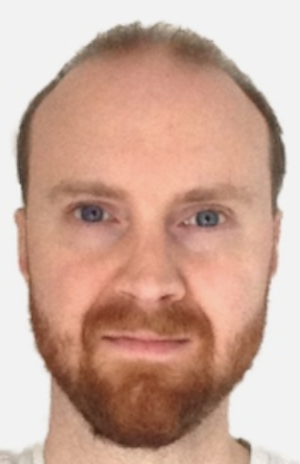
#> input picture erhjje shortlist/johan.png, 300 x 464 px
$ python bonus.py
#> lines starting #> are read from the running program, lines starting #| are printed output that depends on the picture; after the words box and inside, x2 and y2 are one past the last pixel; in counts of white or black regions, pixels touching at a corner belong together
import cv2
import turtle

def draw(image):

#> called with image = 'johan.png'
    colours = {"johan.png" : "orange",
    "marcos.png" : "blue",
    "hugo.png" : "green",
    "diego.png" : "red"}

    # Binary Image

    img = cv2.imread(image, 2)
#> img: shape (464, 300); min 32, max 244, mean 176.4
    ret, bw_img = cv2.threshold(img, 127, 255, cv2.THRESH_BINARY)
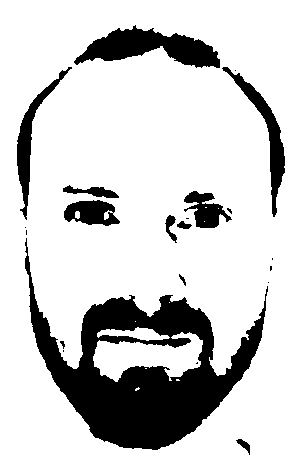
#> bw_img: shape (464, 300); 80.9% white; 22 black regions (10 under 20 px), largest, box (x1, y1, x2, y2) and area: (25, 238, 268, 450) 17730, (74, 25, 220, 68) 3167, (222, 67, 285, 217) 1643
    width = int(img.shape[1])
#> width = 300
    height = int(img.shape[0])
#> height = 464

    # Turtle Setup

    my_screen = turtle.Screen()
    my_screen.screensize(width, height)
    my_pen = turtle.Turtle()
    my_pen.color(colours[image])
    my_screen.tracer(0)

    # Printing Loop

    for i in range(int(height/2), int(height/-2),  -1):
        my_pen.penup()
        my_pen.goto(-(width / 2), i)

        for l in range(-int(width/2), int(width/2), 1):
            pix_width = int(l + (width/2))
            pix_height = int(height/2 - i)
            if bw_img[pix_height, pix_width] == 0:
                my_pen.pendown()
                my_pen.forward(1)
            else:
                my_pen.penup()
                my_pen.forward(1)
        my_screen.update()

    my_pen.hideturtle()
    my_pen.clear()


draw("johan.png")
#> (the call stopped at in draw, `my_screen = turtle.Screen()`: turtle is not available in this run)
draw("marcos.png")
#> call 2 of draw, with image = 'marcos.png'
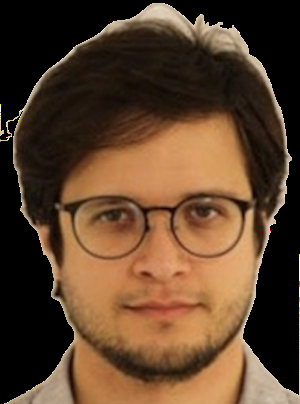
#> input picture erhjje shortlist/marcos.png, 300 x 404 px
#> in draw (call 2), `ret, bw_img = cv2.threshold(img, 127, 255, cv2.THRESH_BINARY)`: bw_img: shape (404, 300); 30.7% white; 19 white regions (13 under 20 px), largest, box (x1, y1, x2, y2) and area: (0, 3, 300, 404) 25638, (80, 120, 251, 204) 8616, (176, 201, 241, 255) 1700, (75, 209, 134, 256) 1092, (0, 104, 4, 136) 44, (209, 211, 216, 218) 31
#> (the call stopped at in draw, `my_screen = turtle.Screen()`: turtle is not available in this run)
draw("hugo.png")
#> call 3 of draw, with image = 'hugo.png'
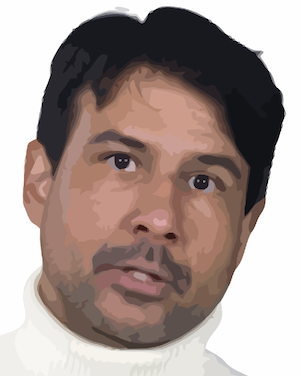
#> input picture erhjje shortlist/hugo.png, 300 x 376 px
#> in draw (call 3), `ret, bw_img = cv2.threshold(img, 127, 255, cv2.THRESH_BINARY)`:
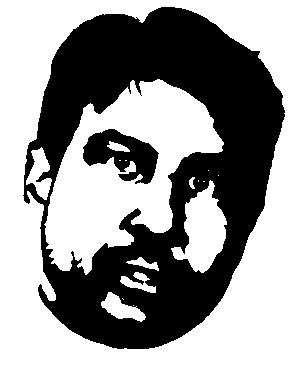
#> bw_img: shape (376, 300); 59.7% white; 2 black regions, box (x1, y1, x2, y2) and area: (23, 7, 285, 349) 43189, (83, 129, 159, 184) 2312
#> (the call stopped at in draw, `my_screen = turtle.Screen()`: turtle is not available in this run)
draw("diego.png")
#> call 4 of draw, with image = 'diego.png'
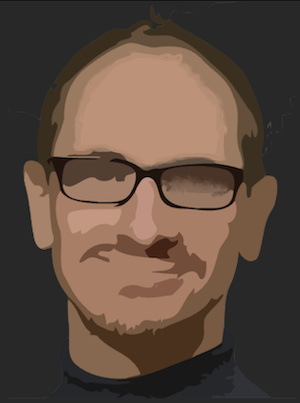
#> input picture erhjje shortlist/diego.png, 300 x 403 px
#> in draw (call 4), `img = cv2.imread(image, 2)`:
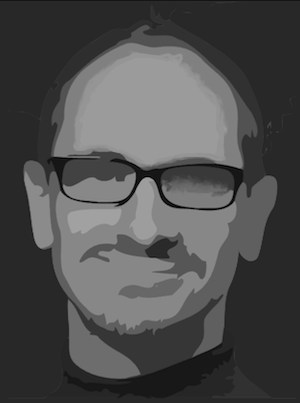
#> img: shape (403, 300); min 0, max 163, mean 77.8
#> in draw (call 4), `ret, bw_img = cv2.threshold(img, 127, 255, cv2.THRESH_BINARY)`:
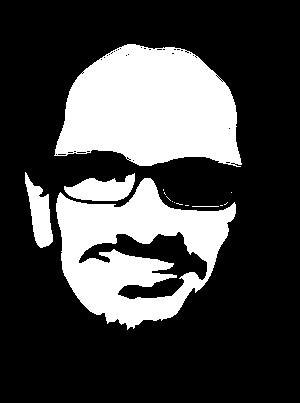
#> bw_img: shape (403, 300); 27.4% white; 15 white regions (10 under 20 px), largest, box (x1, y1, x2, y2) and area: (54, 44, 242, 167) 16978, (56, 178, 236, 330) 13703, (64, 173, 135, 201) 1228, (25, 172, 53, 248) 1132, (192, 206, 219, 207) 27
#> (the call stopped at in draw, `my_screen = turtle.Screen()`: turtle is not available in this run)
turtle.done()
#> (this line was passed over: turtle is not available in this run)
